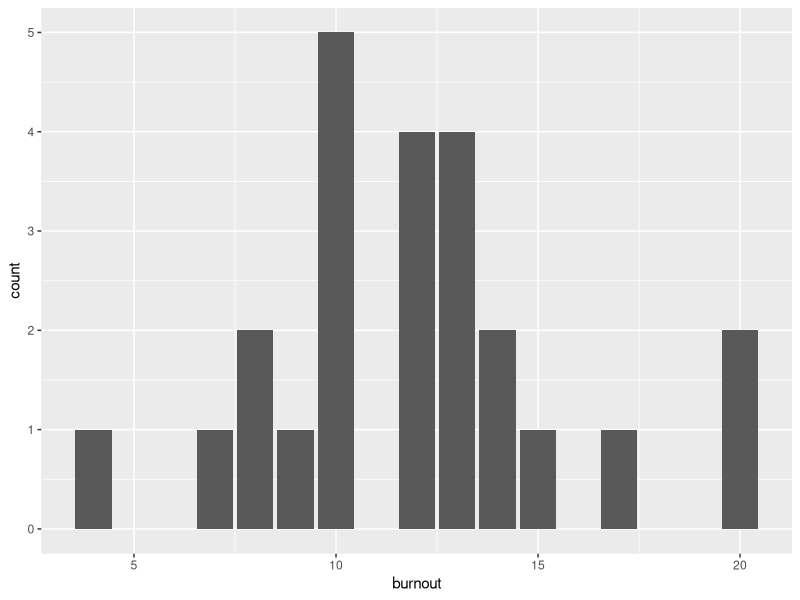
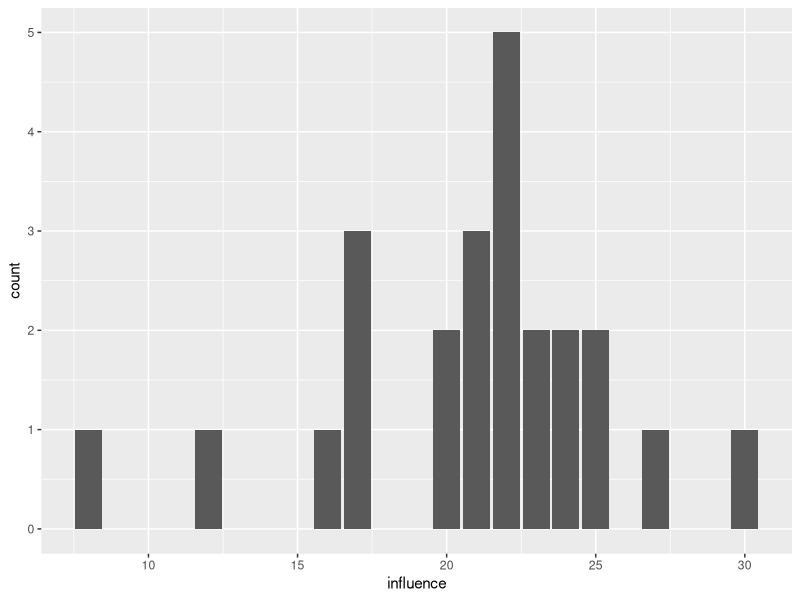
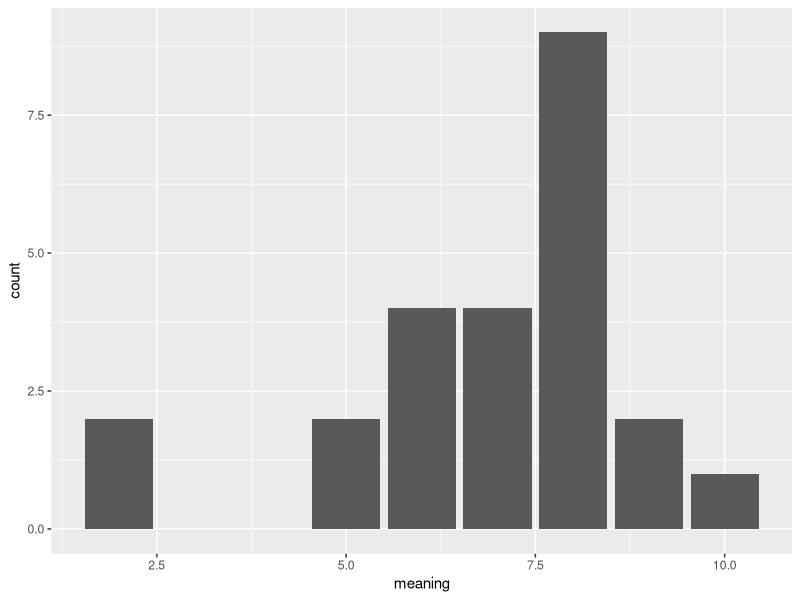
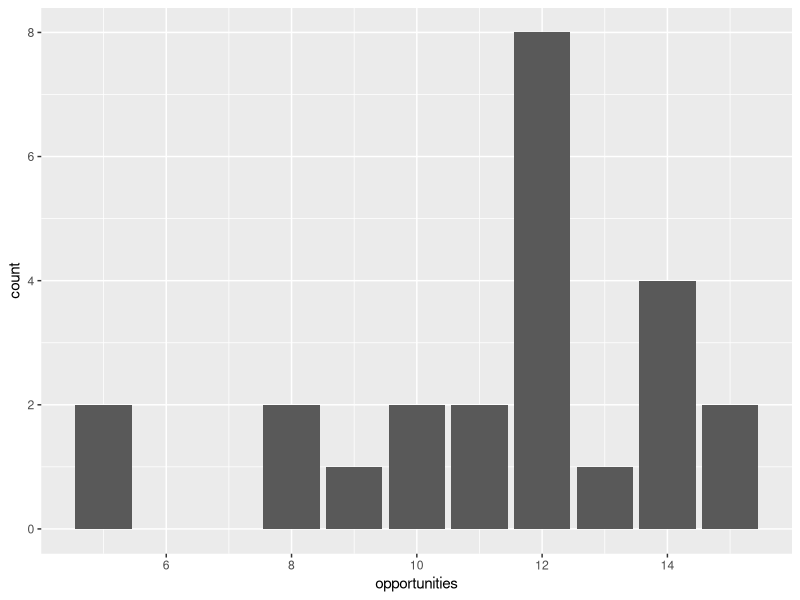
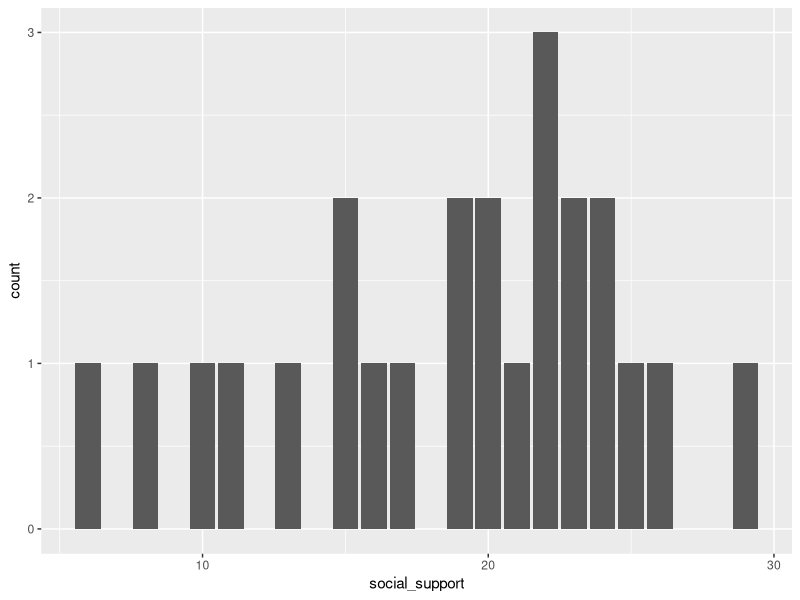
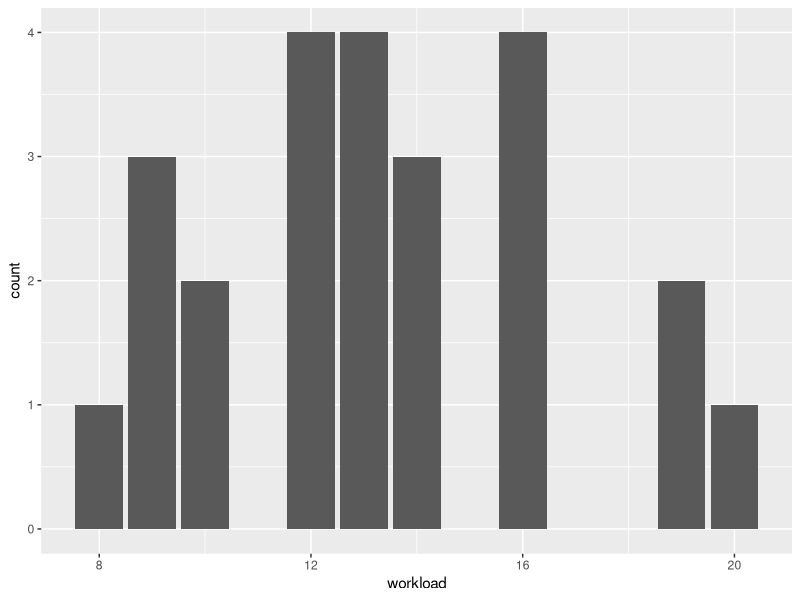
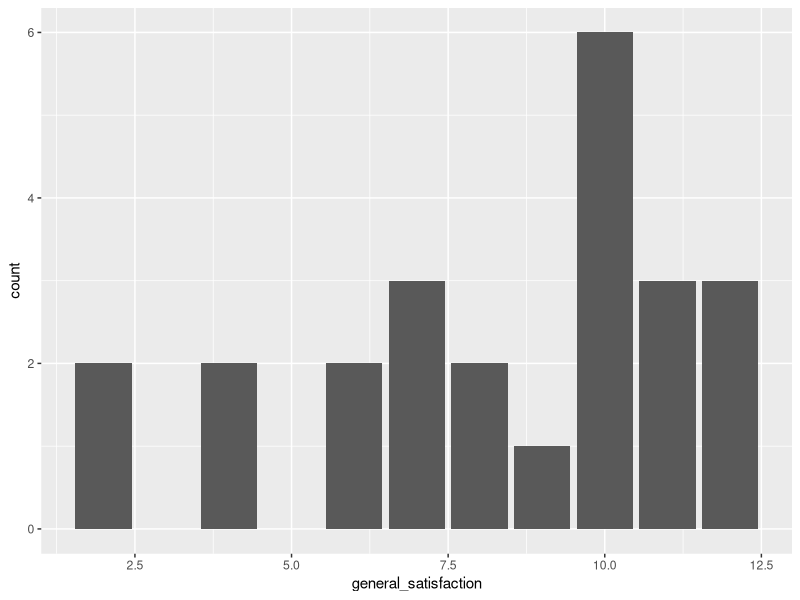
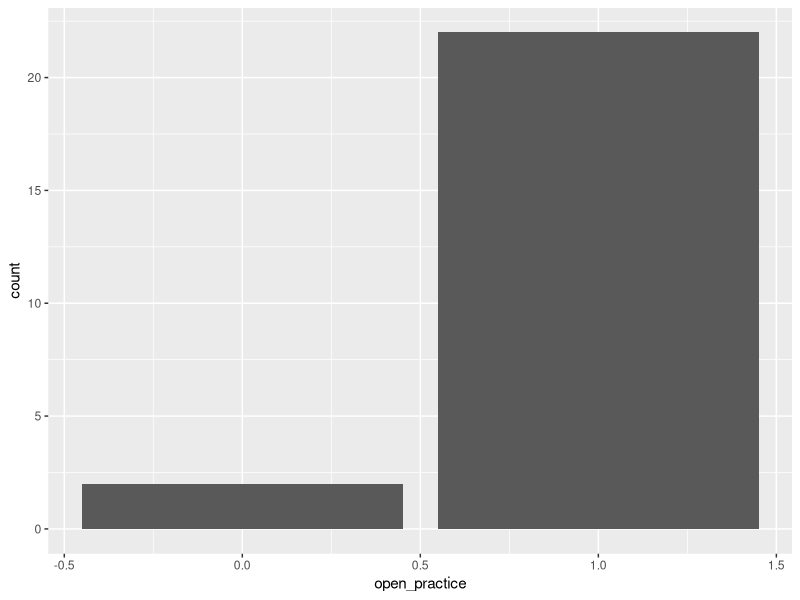

The R source for these figures, in order:
## ---- chunk 1
library(tidyverse)
library(here)
library(ggplot2)
data_path <- here("data")
## ---- chunk 2
data = read_csv(here::here("data/aggregated_data.csv"))
## ---- chunk 3
n = data |> 
  summarise(n = n())
## ---- chunk 4
gender = data |> 
  group_by(gender) |> 
  summarise(n = n())
## ---- chunk 5
title = data |> 
  group_by(title) |> 
  summarise(n = n())
## ---- chunk 6
discipline = data |> 
  group_by(discipline) |> 
  summarise(n = n())
## ---- chunk 7
last_published = data |> 
  group_by(last_published) |> 
  summarise(n = n())
## ---- chunk 8
academia_length = data |> 
  group_by(academia_length) |> 
  summarise(n = n())
## ---- chunk 9
phd = data |> 
  filter(title == "PhD student") |> 
  group_by(phd_dissertation) |> 
  summarise(n = n())
## ---- chunk 10
library(rlang)

survey = c("burnout", "influence", "meaning", "opportunities", "social_support", "workload",
           "general_satisfaction", "open_practice", "pay_satisfaction", "tool_satisfaction",
           "qrp_attitude", "role_conflict", "role_ambiguity", "pub_pressure_stress",
           "pub_pressure_attitude", "pub_pressure_resource")


distribution = function(data, survey){
  var = sym(survey)
  
  data |>
  ggplot(aes(x = !!var)) +
  geom_bar()

  ggsave(paste0("figures/", survey, "_distribution.png"))
}

for (i in survey){
  assign(paste0(i, "_distribution"), distribution(data, i))
}

#Introduce range based on survey min and max
## ---- chunk 11
processed = read_csv(here::here("data/processed_data.csv"))
qrp_data = processed |> 
  select(anonym_id, qrp_attitude_1:qrp_attitude_8) |> 
  left_join(select(data, anonym_id, qrp_attitude), by = "anonym_id")

#Distribution for each question

qrp_questions = c("qrp_attitude_1", "qrp_attitude_2", "qrp_attitude_3", "qrp_attitude_4",
                  "qrp_attitude_5", "qrp_attitude_6", "qrp_attitude_7", "qrp_attitude_8")

qrp_distribution_function = function(data, question){
  var = sym(question)
  
  data |>
  ggplot(aes(x = !!var)) +
  geom_bar() +
  coord_cartesian(xlim = c(1, 5))
  
  ggsave(paste0("figures/qrp/", question, "_distribution.png"))
}

for (i in qrp_questions){
  assign(paste0(i, "_distribution"), qrp_distribution_function(qrp_data, i))
}

#Correlation between questions

correlation = qrp_data |> 
  select(qrp_attitude_1:qrp_attitude_8) |> 
  cor(use = "complete.obs")

#Check floor effects
## Floor effects are present when more than 30% of the participants score the lowest possible score (researcher decision)
floor_effects = qrp_data |> 
  select(qrp_attitude_1:qrp_attitude_8) |> 
  summarise_all(~sum(.x == 1, na.rm = TRUE)/n()) |>
  pivot_longer(cols = everything(), names_to = "question", values_to = "lowest_response") |>
  mutate(floor_effect = ifelse(lowest_response > 0.3, "Yes", "No"))

#Distribution for questionnaire
qrp_distribution = qrp_data |> 
  select(anonym_id, qrp_attitude) |> 
  ggplot(aes(x = qrp_attitude)) +
  geom_bar() +
  coord_cartesian(xlim = c(8, 40))
## ---- chunk 12
cor_data = data |> 
  select(burnout:open_practice) |> 
  na.omit()

correlations <- cor(as.matrix(cor_data))
correlations[!lower.tri(correlations)] <- NA

correlations = data.frame(correlations) |> 
  rownames_to_column() |>
  gather(key="variable", value="correlation", -rowname)

correlations = correlations |> 
  mutate(above_.8 = abs(correlation) > 0.8) |> 
  filter(!is.na(correlation))

#Nothing is above 0.8 yet
